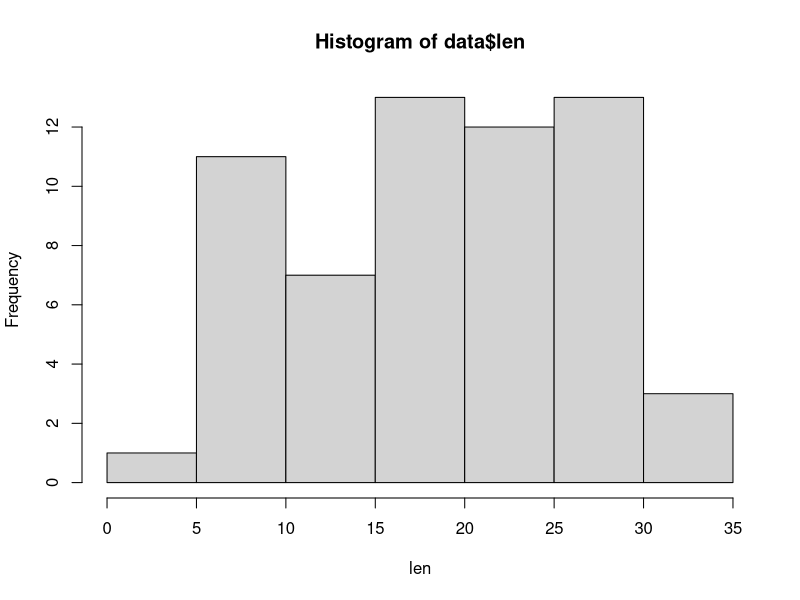
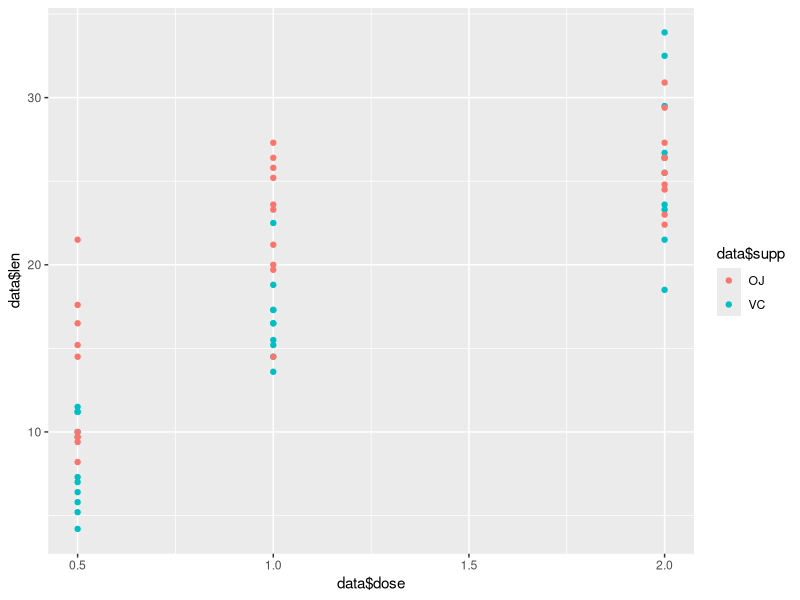

Write R code to recreate these figures, in order.
## ---- chunk 1
library(datasets)
library(dplyr)
library(ggplot2)
data <- ToothGrowth
## ---- chunk 2
summary(data)
str(data)
## ---- chunk 3
summary(data$len)
hist(data$len, xlab= "len")
## ---- chunk 4
knitr::kable(table(data$supp, data$dose))
## ---- chunk 5
qplot(data$dose, data$len, color = data$supp)
## ---- chunk 6
results <- t.test(data$len[data$dose == 0.5], data$len[data$dose == 2.0],
                  var.equal = TRUE, paired = FALSE)
results
## ---- chunk 7
results <- t.test(data$len[data$dose == 0.5 & data$supp == "VC" ], 
                  data$len[data$dose == 0.5 & data$supp == "OJ" ],
                  var.equal = TRUE, paired = FALSE)
results
## ---- chunk 8
results <- t.test(data$len[data$dose == 1 & data$supp == "VC" ], 
                  data$len[data$dose == 1 & data$supp == "OJ" ],
                  var.equal = TRUE, paired = FALSE)
results
## ---- chunk 9
results <- t.test(data$len[data$dose == 2 & data$supp == "VC" ], 
                  data$len[data$dose == 2 & data$supp == "OJ" ],
                  var.equal = TRUE, paired = FALSE)
results
